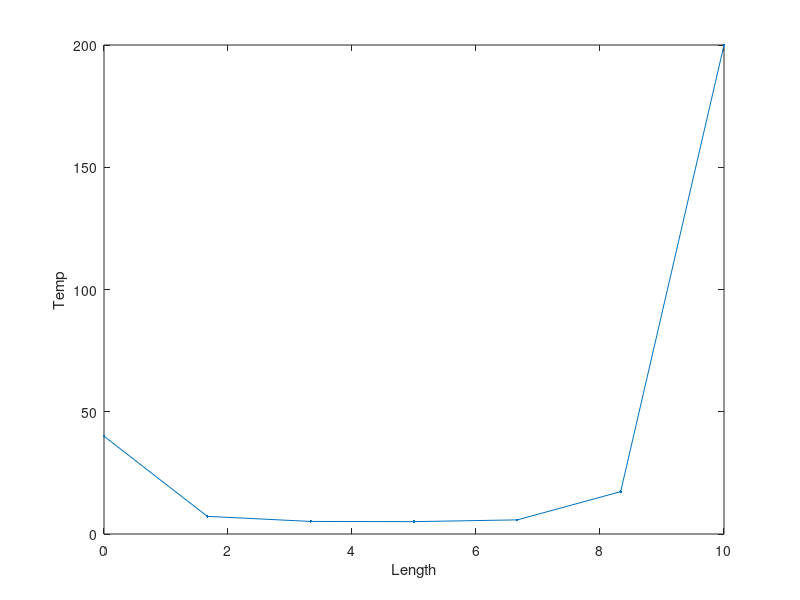

Reproduce this figure in MATLAB.
% Temp.m
clear
disp(['************************************************************' ...
      '************'])
disp('* Fill in the parameters. Pressing Enter gives the default values')
disp(['************************************************************' ...
      '************'])

hprim=input('Give the heat transfer coefficient (1.63 default): ');
if (isempty(hprim))
  hprim=1.63;
end
M=input('Give number of gridpoints in space (5 default): ');
if (isempty(M))
  M=5;
end
T_a=input('Give air temperature (20 default)');
if (isempty(T_a))
  T_a=20;
end

tic;
dx=10/(M+1);
x=[dx:dx:10-dx];

rhs=-hprim*dx^2*T_a*ones(M,1);
rhs(1)=rhs(1)-40;
rhs(M)=rhs(M)-200;

A=zeros(M,M);
A(1,1)=-2-hprim*dx^2;
A(1,2)=1;
for j=2:M-1
  A(j,j-1)=1;
  A(j,j)=-2-hprim*dx^2;
  A(j,j+1)=1;
end
A(M,M-1)=1;
A(M,M)=-2-hprim*dx^2;

u=A\rhs;
t=toc;
plot([0 x 10],[40 u' 200],'.-')
xlabel('Length')
ylabel('Temp')
disp(' ');
disp(['Computational Time t = ' num2str(t) ' sec']);
